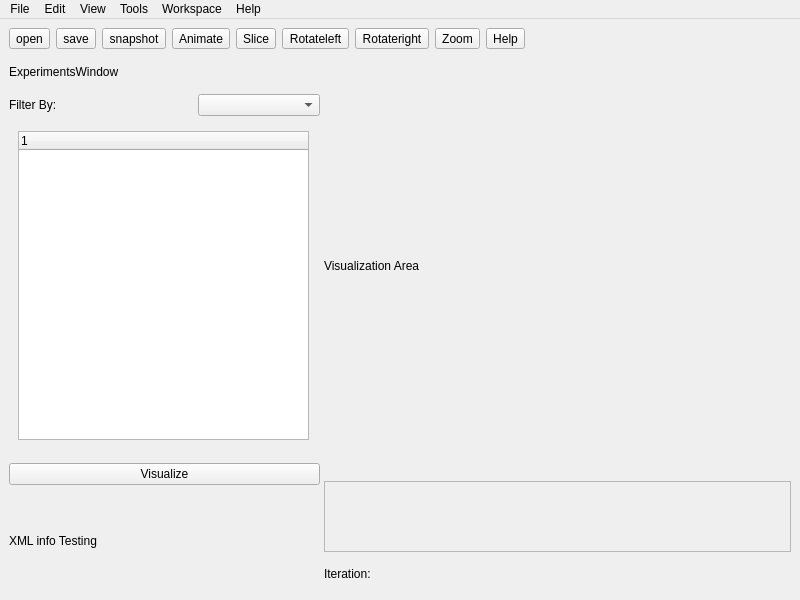
<?xml version="1.0" encoding="UTF-8"?>
<ui version="4.0">
 <class>MainWindow</class>
 <widget class="QMainWindow" name="MainWindow">
  <property name="geometry">
   <rect>
    <x>0</x>
    <y>0</y>
    <width>800</width>
    <height>600</height>
   </rect>
  </property>
  <property name="sizePolicy">
   <sizepolicy hsizetype="Expanding" vsizetype="Expanding">
    <horstretch>0</horstretch>
    <verstretch>0</verstretch>
   </sizepolicy>
  </property>
  <property name="windowTitle">
   <string>VSeT Cluster App Software Engineering 4311</string>
  </property>
  <property name="autoFillBackground">
   <bool>false</bool>
  </property>
  <property name="styleSheet">
   <string notr="true"/>
  </property>
  <widget class="QWidget" name="centralwidget">
   <layout class="QVBoxLayout" name="verticalLayout_6">
    <item>
     <layout class="QVBoxLayout" name="verticalLayout_4">
      <item>
       <layout class="QHBoxLayout" name="horizontalLayout_4" stretch="0,0,0,0,0,0,0,0,0,1">
        <item>
         <widget class="QToolButton" name="actionOpen_2">
          <property name="cursor">
           <cursorShape>PointingHandCursor</cursorShape>
          </property>
          <property name="text">
           <string>open</string>
          </property>
          <property name="icon">
           <iconset>
            <normaloff>open.png</normaloff>open.png</iconset>
          </property>
         </widget>
        </item>
        <item>
         <widget class="QToolButton" name="actionSave_2">
          <property name="cursor">
           <cursorShape>PointingHandCursor</cursorShape>
          </property>
          <property name="text">
           <string>save</string>
          </property>
          <property name="icon">
           <iconset>
            <normaloff>save.png</normaloff>save.png</iconset>
          </property>
         </widget>
        </item>
        <item>
         <widget class="QToolButton" name="toolButton_3">
          <property name="cursor">
           <cursorShape>PointingHandCursor</cursorShape>
          </property>
          <property name="text">
           <string>snapshot</string>
          </property>
          <property name="icon">
           <iconset>
            <normaloff>snap.png</normaloff>snap.png</iconset>
          </property>
         </widget>
        </item>
        <item>
         <widget class="QToolButton" name="actionAnimator">
          <property name="cursor">
           <cursorShape>PointingHandCursor</cursorShape>
          </property>
          <property name="text">
           <string>Animate</string>
          </property>
          <property name="icon">
           <iconset>
            <normaloff>Video-Icon6-150x150.jpg</normaloff>Video-Icon6-150x150.jpg</iconset>
          </property>
         </widget>
        </item>
        <item>
         <widget class="QToolButton" name="actionSlice_1">
          <property name="cursor">
           <cursorShape>PointingHandCursor</cursorShape>
          </property>
          <property name="text">
           <string>Slice</string>
          </property>
          <property name="icon">
           <iconset>
            <normaloff>slice.gif</normaloff>slice.gif</iconset>
          </property>
         </widget>
        </item>
        <item>
         <widget class="QToolButton" name="toolButton_6">
          <property name="cursor">
           <cursorShape>PointingHandCursor</cursorShape>
          </property>
          <property name="text">
           <string>Rotateleft</string>
          </property>
          <property name="icon">
           <iconset>
            <normaloff>rl.png</normaloff>rl.png</iconset>
          </property>
         </widget>
        </item>
        <item>
         <widget class="QToolButton" name="toolButton_9">
          <property name="cursor">
           <cursorShape>PointingHandCursor</cursorShape>
          </property>
          <property name="text">
           <string>Rotateright</string>
          </property>
          <property name="icon">
           <iconset>
            <normaloff>rr.png</normaloff>rr.png</iconset>
          </property>
         </widget>
        </item>
        <item>
         <widget class="QToolButton" name="actionZoom_1">
          <property name="cursor">
           <cursorShape>PointingHandCursor</cursorShape>
          </property>
          <property name="text">
           <string>Zoom</string>
          </property>
          <property name="icon">
           <iconset>
            <normaloff>zoom.png</normaloff>zoom.png</iconset>
          </property>
          <property name="checkable">
           <bool>false</bool>
          </property>
          <property name="checked">
           <bool>false</bool>
          </property>
          <property name="autoRepeat">
           <bool>false</bool>
          </property>
          <property name="autoExclusive">
           <bool>false</bool>
          </property>
         </widget>
        </item>
        <item>
         <widget class="QToolButton" name="toolButton_8">
          <property name="cursor">
           <cursorShape>PointingHandCursor</cursorShape>
          </property>
          <property name="autoFillBackground">
           <bool>false</bool>
          </property>
          <property name="text">
           <string>Help</string>
          </property>
          <property name="icon">
           <iconset>
            <normaloff>help.jpg</normaloff>help.jpg</iconset>
          </property>
          <property name="checkable">
           <bool>false</bool>
          </property>
          <property name="autoRaise">
           <bool>false</bool>
          </property>
         </widget>
        </item>
        <item>
         <spacer name="horizontalSpacer_2">
          <property name="orientation">
           <enum>Qt::Horizontal</enum>
          </property>
          <property name="sizeHint" stdset="0">
           <size>
            <width>40</width>
            <height>20</height>
           </size>
          </property>
         </spacer>
        </item>
       </layout>
      </item>
      <item>
       <layout class="QHBoxLayout" name="horizontalLayout_3" stretch="2,3">
        <property name="spacing">
         <number>4</number>
        </property>
        <item>
         <layout class="QVBoxLayout" name="verticalLayout_3" stretch="1,2,10,0,3">
          <property name="spacing">
           <number>6</number>
          </property>
          <item>
           <widget class="QLabel" name="label">
            <property name="text">
             <string>ExperimentsWindow</string>
            </property>
           </widget>
          </item>
          <item>
           <layout class="QHBoxLayout" name="horizontalLayout_2" stretch="3,2">
            <item>
             <widget class="QLabel" name="label_3">
              <property name="text">
               <string>Filter By: </string>
              </property>
             </widget>
            </item>
            <item>
             <widget class="QComboBox" name="comboBox"/>
            </item>
           </layout>
          </item>
          <item>
           <widget class="QFrame" name="verticalFrame">
            <layout class="QVBoxLayout" name="verticalLayout" stretch="0">
             <item>
              <widget class="QFrame" name="frame">
               <property name="enabled">
                <bool>true</bool>
               </property>
               <property name="minimumSize">
                <size>
                 <width>0</width>
                 <height>309</height>
                </size>
               </property>
               <widget class="QTreeWidget" name="treeWidget">
                <property name="geometry">
                 <rect>
                  <x>0</x>
                  <y>0</y>
                  <width>291</width>
                  <height>309</height>
                 </rect>
                </property>
                <property name="autoExpandDelay">
                 <number>-1</number>
                </property>
                <column>
                 <property name="text">
                  <string notr="true">1</string>
                 </property>
                </column>
               </widget>
              </widget>
             </item>
            </layout>
           </widget>
          </item>
          <item>
           <widget class="QPushButton" name="pushButton">
            <property name="text">
             <string>Visualize</string>
            </property>
           </widget>
          </item>
          <item>
           <widget class="QLabel" name="label_4">
            <property name="text">
             <string>XML info Testing</string>
            </property>
           </widget>
          </item>
         </layout>
        </item>
        <item>
         <layout class="QVBoxLayout" name="verticalLayout_2" stretch="12,2,1">
          <item>
           <widget class="QLabel" name="label_2">
            <property name="autoFillBackground">
             <bool>false</bool>
            </property>
            <property name="text">
             <string>Visualization Area</string>
            </property>
           </widget>
          </item>
          <item>
           <widget class="QFrame" name="frame">
            <property name="autoFillBackground">
             <bool>false</bool>
            </property>
            <property name="frameShape">
             <enum>QFrame::StyledPanel</enum>
            </property>
            <property name="frameShadow">
             <enum>QFrame::Raised</enum>
            </property>
           </widget>
          </item>
          <item>
           <layout class="QHBoxLayout" name="horizontalLayout" stretch="0,0">
            <item>
             <widget class="QLabel" name="label_5">
              <property name="text">
               <string>Iteration:</string>
              </property>
             </widget>
            </item>
            <item>
             <spacer name="horizontalSpacer">
              <property name="orientation">
               <enum>Qt::Horizontal</enum>
              </property>
              <property name="sizeHint" stdset="0">
               <size>
                <width>40</width>
                <height>20</height>
               </size>
              </property>
             </spacer>
            </item>
           </layout>
          </item>
         </layout>
        </item>
       </layout>
      </item>
     </layout>
    </item>
   </layout>
  </widget>
  <widget class="QMenuBar" name="menubar">
   <property name="geometry">
    <rect>
     <x>0</x>
     <y>0</y>
     <width>800</width>
     <height>27</height>
    </rect>
   </property>
   <widget class="QMenu" name="menuFile">
    <property name="title">
     <string>File</string>
    </property>
    <addaction name="actionNew"/>
    <addaction name="actionSave"/>
    <addaction name="actionSave_1"/>
    <addaction name="actionOpen"/>
    <addaction name="actionExit"/>
   </widget>
   <widget class="QMenu" name="menuEdit">
    <property name="title">
     <string>Edit</string>
    </property>
    <addaction name="actionUndo"/>
    <addaction name="actionRedo"/>
    <addaction name="actionCopy"/>
    <addaction name="actionPaste"/>
    <addaction name="actionOptions"/>
   </widget>
   <widget class="QMenu" name="menuView">
    <property name="title">
     <string>View</string>
    </property>
   </widget>
   <widget class="QMenu" name="menuTools">
    <property name="title">
     <string>Tools</string>
    </property>
    <addaction name="actionZoom"/>
    <addaction name="actionPan"/>
    <addaction name="actionRotate"/>
    <addaction name="actionSlice"/>
   </widget>
   <widget class="QMenu" name="menuWorkspace">
    <property name="title">
     <string>Workspace</string>
    </property>
    <addaction name="actionNew_Workspace"/>
    <addaction name="actionOpen_Workspace"/>
    <addaction name="actionSave_Workspace"/>
    <addaction name="actionSave_Workspace_As"/>
   </widget>
   <widget class="QMenu" name="menuHelp">
    <property name="title">
     <string>Help</string>
    </property>
    <addaction name="actionVisual_Analytics_Help"/>
    <addaction name="actionAbout"/>
   </widget>
   <addaction name="menuFile"/>
   <addaction name="menuEdit"/>
   <addaction name="menuView"/>
   <addaction name="menuTools"/>
   <addaction name="menuWorkspace"/>
   <addaction name="menuHelp"/>
  </widget>
  <action name="actionOpen">
   <property name="text">
    <string>Import Experiment</string>
   </property>
  </action>
  <action name="actionExit">
   <property name="text">
    <string>Exit</string>
   </property>
  </action>
  <action name="actionSave">
   <property name="text">
    <string>Save</string>
   </property>
  </action>
  <action name="actionSave_1">
   <property name="text">
    <string>Save-as</string>
   </property>
  </action>
  <action name="actionNew">
   <property name="text">
    <string>New</string>
   </property>
  </action>
  <action name="actionUndo">
   <property name="text">
    <string>Undo</string>
   </property>
  </action>
  <action name="actionRedo">
   <property name="text">
    <string>Redo</string>
   </property>
  </action>
  <action name="actionCopy">
   <property name="text">
    <string>Copy</string>
   </property>
  </action>
  <action name="actionPaste">
   <property name="text">
    <string>Paste</string>
   </property>
  </action>
  <action name="actionOptions">
   <property name="text">
    <string>Options</string>
   </property>
  </action>
  <action name="actionVisual_Analytics_Help">
   <property name="text">
    <string>Visual Analytics Help</string>
   </property>
  </action>
  <action name="actionAbout">
   <property name="text">
    <string>About</string>
   </property>
  </action>
  <action name="actionZoom">
   <property name="text">
    <string>Zoom</string>
   </property>
  </action>
  <action name="actionPan">
   <property name="text">
    <string>Pan</string>
   </property>
  </action>
  <action name="actionRotate">
   <property name="text">
    <string>Rotate</string>
   </property>
  </action>
  <action name="actionSlice">
   <property name="text">
    <string>Slice</string>
   </property>
  </action>
  <action name="actionOpen_Workspace">
   <property name="text">
    <string>Open Workspace</string>
   </property>
  </action>
  <action name="actionSave_Workspace">
   <property name="text">
    <string>Save Workspace</string>
   </property>
  </action>
  <action name="actionNew_Workspace">
   <property name="text">
    <string>New</string>
   </property>
  </action>
  <action name="actionSave_Workspace_As">
   <property name="text">
    <string>Save Workspace As..</string>
   </property>
  </action>
 </widget>
 <resources/>
 <connections/>
</ui>
